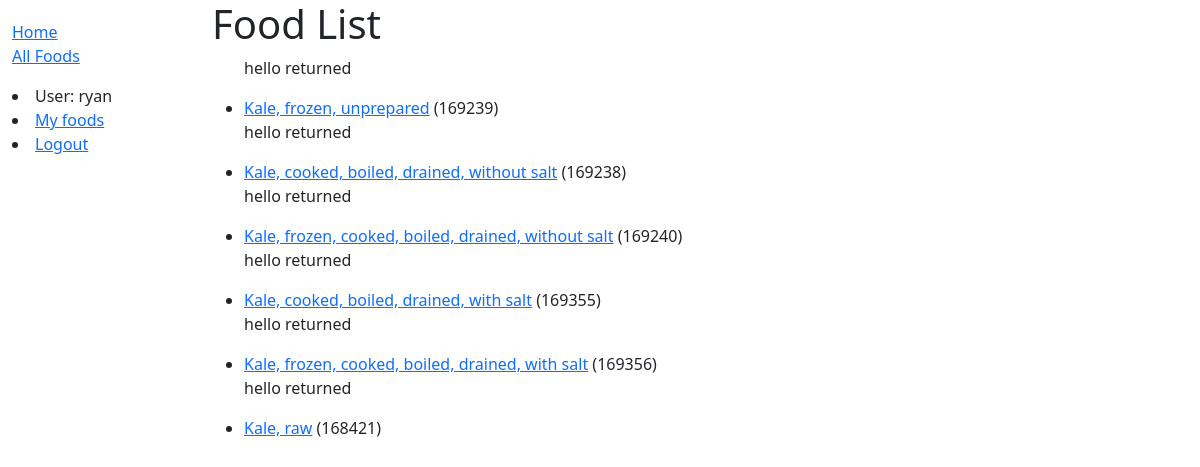
The app's page /catalog/foods/ (signed in) with its own data.
### catalog/models.py (models this page shows, shortened)
class User(AbstractUser):
    pass

class Food(models.Model):
    fdc_id = models.PositiveIntegerField(primary_key=True)
    name = models.CharField(max_length=200)
    histidine = models.DecimalField(max_digits=9,decimal_places=3,default=0,null=True)
    isoleucine = models.DecimalField(max_digits=9,decimal_places=3,default=0,null=True)
    leucine = models.DecimalField(max_digits=9,decimal_places=3,default=0,null=True)
    lysine = models.DecimalField(max_digits=9,decimal_places=3,default=0,null=True)
    methionine = models.DecimalField(max_digits=9,decimal_places=3,default=0,null=True)
    phenylalanine = models.DecimalField(max_digits=9,decimal_places=3,default=0,null=True)
    threonine = models.DecimalField(max_digits=9,decimal_places=3,default=0,null=True)
    tryptophan = models.DecimalField(max_digits=9,decimal_places=3,default=0,null=True)
    valine = models.DecimalField(max_digits=9,decimal_places=3,default=0,null=True)
    calcium = models.DecimalField(max_digits=9,decimal_places=3,default=0,null=True)
    potassium = models.DecimalField(max_digits=9,decimal_places=3,default=0,null=True)
    selenium = models.DecimalField(max_digits=9,decimal_places=3,default=0,null=True)
    manganese = models.DecimalField(max_digits=9,decimal_places=3,default=0,null=True)
    magnesium = models.DecimalField(max_digits=9,decimal_places=3,default=0,null=True)
    molybdenum = models.DecimalField(max_digits=9,decimal_places=3,default=0,null=True)
    iron = models.DecimalField(max_digits=9,decimal_places=3,default=0,null=True)
    zinc = models.DecimalField(max_digits=9, decimal_places=3,default=0,null=True)
    copper = models.DecimalField(max_digits=9, decimal_places=3,default=0,null=True)
    chromium = models.DecimalField(max_digits=9, decimal_places=3,default=0,null=True)
    iodine = models.DecimalField(max_digits=9, decimal_places=3,default=0,null=True)
    phsophorous = models.DecimalField(max_digits=9, decimal_places=3,default=0,null=True)
    sodium = models.DecimalField(max_digits=9, decimal_places=3,default=0,null=True)
    folate = models.DecimalField(max_digits=9, decimal_places=3,default=0,null=True)
    riboflavin = models.DecimalField(max_digits=9, decimal_places=3,default=0,null=True)
    vitaminA = models.DecimalField(max_digits=9, decimal_places=3,default=0,null=True)
    thiamin = models.DecimalField(max_digits=9, decimal_places=3,default=0,null=True)
    pantothenicAcid = models.DecimalField(max_digits=9, decimal_places=3,default=0,null=True)
    niacin = models.DecimalField(max_digits=9, decimal_places=3,default=0,null=True)
    biotin = models.DecimalField(max_digits=9, decimal_places=3,default=0,null=True)
    choline = models.DecimalField(max_digits=9, decimal_places=3,default=0,null=True)
    vitaminB6 = models.DecimalField(max_digits=6, decimal_places=3,default=0,null=True)
    vitaminB12 = models.DecimalField(max_digits=9, decimal_places=3,default=0,null=True)
    vitaminE = models.DecimalField(max_digits=9, decimal_places=3,default=0,null=True)
    vitaminK = models.DecimalField(max_digits=9, decimal_places=3,default=0,null=True)
    vitaminC = models.DecimalField(max_digits=9, decimal_places=3,default=0,null=True)
    servingSize = models.PositiveIntegerField()
    servingSizeUnits = models.CharField(max_length=5)
    def get_absolute_url(self):
        return reverse('food-detail', args=[str(self.fdc_id)])
    def printHello(self):
        return 1

### catalog/views.py (the view)
# urls.py: path('foods/', views.FoodListView.as_view(), name='foods'),
class FoodListView(LoginRequiredMixin, generic.ListView):
    model = Food
    context_object_name = 'food_list'
    queryset = Food.objects.filter(name__contains='kale').order_by('calcium')[:50]

### catalog/templates/catalog/food_list.html (shortened to what this page needs)
{% extends "base_generic.html" %}
{% block content %}
    <h1>Food List</h1>
    {% if food_list %}
    <ul>
        {% for food in food_list %}
            {% if food.printHello%}
                <p>hello  returned</p>
            {% else %}
                <p> hello did no return</p>
            {% endif%}
            <li>
                <a href="{{ food.get_absolute_url }}">{{ food.name }}</a> ({{food.fdc_id}})
            </li>
        {% endfor %}
    {% else %}
        <p>There are no foods in the database</p>
    {% endif %}
{% endblock %}

### catalog/templates/base_generic.html (shortened to what this page needs)
<!DOCTYPE html>
<html lang="en">
    <head>
        <link href="https://cdn.jsdelivr.net/npm/bootstrap@5.3.0-alpha1/dist/css/bootstrap.min.css" rel="stylesheet">
        {% load static %}
        <link rel="stylesheet" href="{%static 'css/styles.css' %}">
    </head>
    <body>
        <div class="container-fluid">
            <div class="row">
                <div class="col-sm-2">
                    {% block sidebar %}
                    <ul class="sidebar-nav">
                        <li><a href="{% url 'index' %}">Home</a></li>
                        <li><a href="{% url 'foods' %}">All Foods</a></li>
                    </ul>
                    {% if user.is_authenticated %}
                    <li>User: {{ user.get_username }}</li>
                    <li><a href="{% url 'my-eaten' %}">My foods</a></li>
                    <li><a href="{% url 'logout' %}?next={{ request.path }}">Logout</a></li>
                    {% else %}
                    <li><a href ="{% url 'login' %}?next={{ request.path}}">Login</a></li>
                    {% endif %}
                    {% endblock %}
                </div>
                <div class="col-sm-10 ">{% block content %}{% endblock %}</div>
            </div>
        </div>
    </body>
</html>

### catalog/static/css/styles.css (style rules this page uses)
.sidebar-nav { margin-top: 20px; padding: 0; list-style: none; }

### records on screen
User: get_username "ryan"
Food: shows "hello returned", name "Kale, frozen, unprepared", fdc_id "169239"
Food: shows "hello returned", name "Kale, cooked, boiled, drained, without salt", fdc_id "169238"
Food: shows "hello returned", name "Kale, frozen, cooked, boiled, drained, without salt", fdc_id "169240"
Food: shows "hello returned", name "Kale, cooked, boiled, drained, with salt", fdc_id "169355"
Food: shows "hello returned", name "Kale, frozen, cooked, boiled, drained, with salt", fdc_id "169356"
Food: shows "hello returned", name "Kale, raw", fdc_id "168421"
